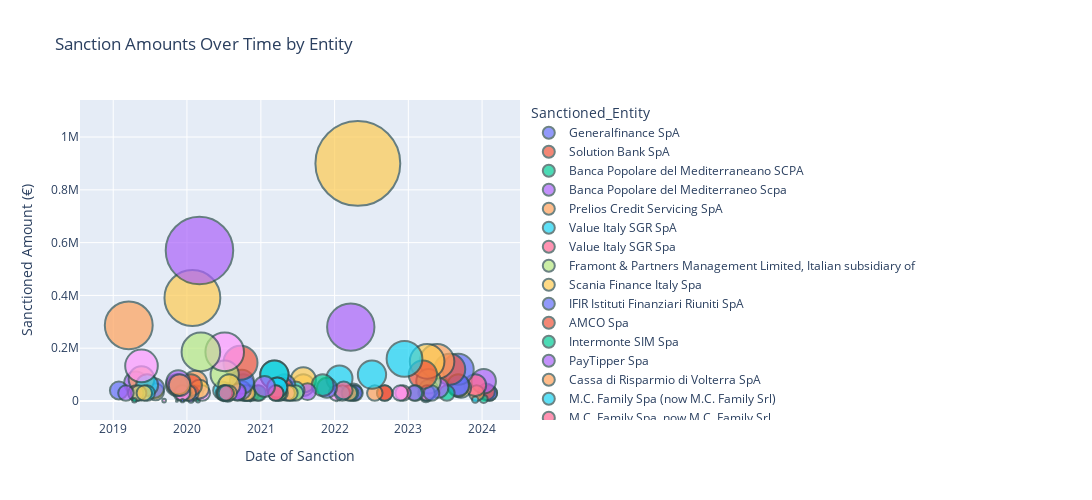

Notebook source saved alongside this figure:
### Markdown cell above
## dynamic scatter plot

### Code cell
import plotly.express as px

fig = px.scatter(df_result, x='Date_of_Sanction', y='Sanctioned_Amount',
                 size='Sanctioned_Amount', 
                 color='Sanctioned_Entity',
                 hover_name='Sanctioned_Entity', size_max=60,
                 title="Sanction Amounts Over Time by Entity",
                 labels={"Date_of_Sanction": "Date of Sanction", "Sanctioned_Amount": "Sanctioned Amount (€)"})
fig.update_traces(marker=dict(line=dict(width=2, color='DarkSlateGrey')))
fig.update_layout(
    width=1200,  # Set a fixed width
    height=500  # Set a fixed height
)
fig.show()
